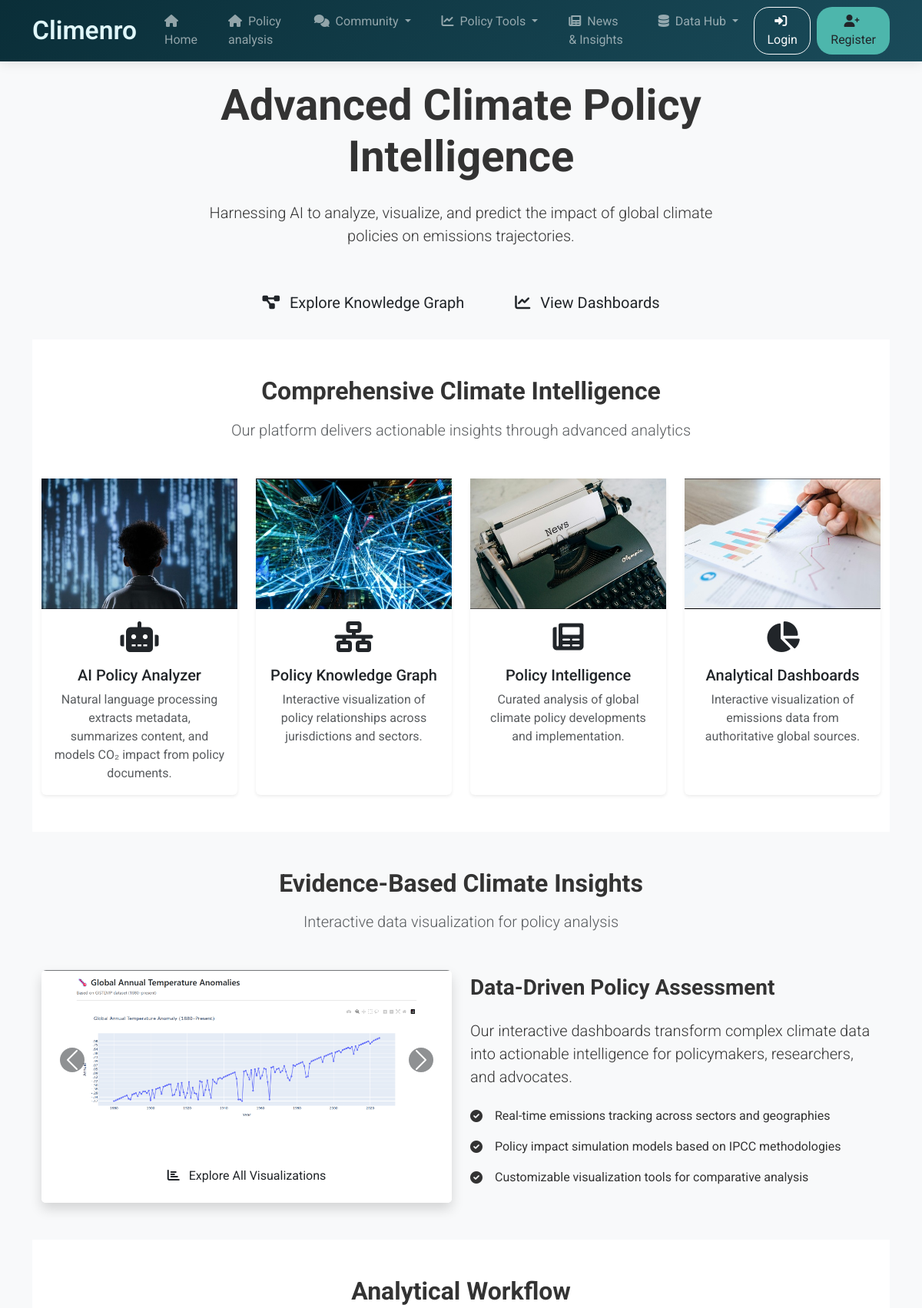
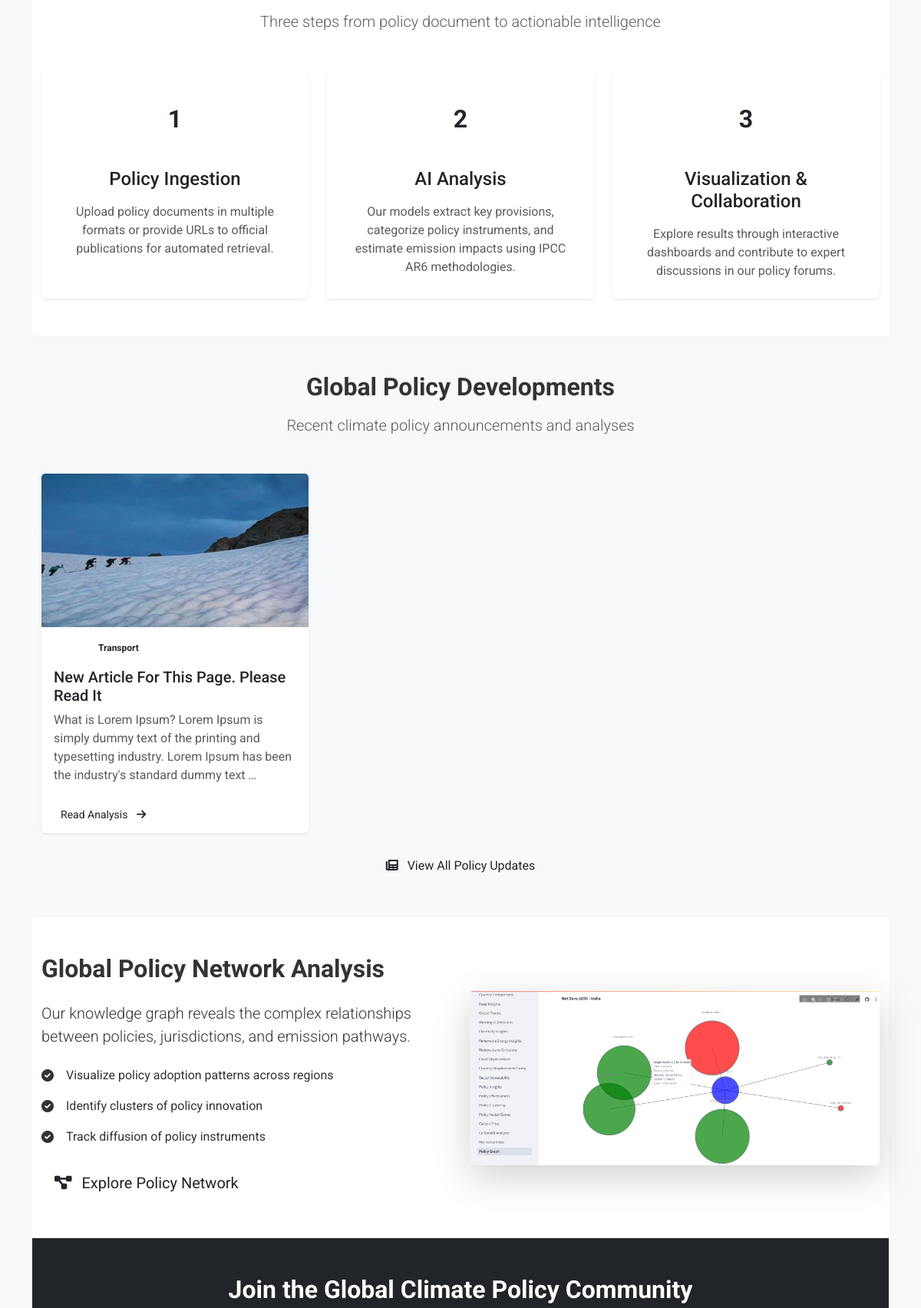
The page / (upper part) on the database its author committed (2 pictures, top to bottom).
### news/models.py (models this page shows, shortened)
class NewsArticle(models.Model):
    IMPACT_CHOICES = [
        ('High', 'High'),
        ('Medium', 'Medium'),
        ('Low', 'Low'),
    ]
    SECTOR_CHOICES = [
        ('Energy', 'Energy'),
        ('Transport', 'Transport'),
        ('Agriculture', 'Agriculture'),
        ('Industry', 'Industry'),
        ('Forestry', 'Forestry'),
        ('Water', 'Water'),
        ('Other', 'Other'),
    ]
    COUNTRY_CHOICES = [
        ('India', 'India'),
        ('USA', 'USA'),
        ('Canada', 'Canada'),
    ]
    title = models.CharField(max_length=200)
    cover_image = models.ImageField(upload_to='news_covers/', blank=True, null=True)
    content = models.TextField()
    country = models.CharField(max_length=100, choices=COUNTRY_CHOICES)
    sector = models.CharField(max_length=100, choices=SECTOR_CHOICES)
    impact = models.CharField(max_length=10, choices=IMPACT_CHOICES)
    created_at = models.DateTimeField(auto_now_add=True)
    posted_by = models.ForeignKey(User, on_delete=models.SET_NULL, null=True)

### forum/views.py (the view)
# urls.py: 2. Add a URL to urlpatterns:  path('', views.home, name='home')
def home(request):
    latest_news = NewsArticle.objects.order_by('-created_at')[:3]
    return render(request, 'forum/home.html', {'latest_news': latest_news})

### forum/templates/forum/home.html (shortened to what this page needs)
{% extends 'forum/base.html' %}
{% load static %}
{% block content %}
<section class="hero-section">
  <div class="container">
    <div class="row justify-content-center">
      <div class="col-lg-8 text-center">
        <h1 class="display-4 fw-bold mb-4">Advanced Climate Policy Intelligence</h1>
        <p class="lead mb-5" style="font-size: 1.25rem;">Harnessing AI to analyze, visualize, and predict the impact of global climate policies on emissions trajectories.</p>
        <div class="d-grid gap-3 d-sm-flex justify-content-sm-center">
          <a href="{% url 'policy_graph:graph_view' %}" class="btn btn-teal btn-lg px-4 gap-3">
            <i class="fas fa-project-diagram me-2"></i> Explore Knowledge Graph
          </a>
          <a href="{% url 'dashboard:emission_intelligence' %}" class="btn btn-teal btn-lg px-4">
            <i class="fas fa-chart-line me-2"></i> View Dashboards
          </a>
        </div>
      </div>
    </div>
  </div>
</section>
<br>
<section class="py-5 bg-white">
  <div class="container">
    <div class="text-center mb-5">
      <h2 class="fw-bold mb-3">Comprehensive Climate Intelligence</h2>
      <p class="text-muted lead">Our platform delivers actionable insights through advanced analytics</p>
    </div>
    <div class="row g-4">
      <div class="col-lg-3 col-md-6">
        <div class="feature-card card h-100 border-0 shadow-sm">
          <div class="card-img-container">
            <img src="{% static 'icons/ai.jpg' %}" class="img-fluid" alt="AI Policy Analyzer">
          </div>
          <div class="card-body text-center">
            <div class="mb-3">
              <i class="fas fa-robot text-teal fs-1"></i>
            </div>
            <h5 class="card-title">AI Policy Analyzer</h5>
            <p class="card-text text-muted">Natural language processing extracts metadata, summarizes content, and models CO₂ impact from policy documents.</p>
          </div>
        </div>
      </div>
      <div class="col-lg-3 col-md-6">
        <div class="feature-card card h-100 border-0 shadow-sm">
          <div class="card-img-container">
            <img src="{% static 'icons/graph.jpg' %}" class="img-fluid" alt="Policy Knowledge Graph">
          </div>
          <div class="card-body text-center">
            <div class="mb-3">
              <i class="fas fa-network-wired text-teal fs-1"></i>
            </div>
            <h5 class="card-title">Policy Knowledge Graph</h5>
            <p class="card-text text-muted">Interactive visualization of policy relationships across jurisdictions and sectors.</p>
          </div>
        </div>
      </div>
      <div class="col-lg-3 col-md-6">
        <div class="feature-card card h-100 border-0 shadow-sm">
          <div class="card-img-container">
            <img src="{% static 'icons/news.jpg' %}" class="img-fluid" alt="News & Articles">
          </div>
          <div class="card-body text-center">
            <div class="mb-3">
              <i class="fas fa-newspaper text-teal fs-1"></i>
            </div>
            <h5 class="card-title">Policy Intelligence</h5>
            <p class="card-text text-muted">Curated analysis of global climate policy developments and implementation.</p>
          </div>
        </div>
      </div>
      <div class="col-lg-3 col-md-6">
        <div class="feature-card card h-100 border-0 shadow-sm">
          <div class="card-img-container">
            <img src="{% static 'icons/dashboard.jpg' %}" class="img-fluid" alt="Data & Dashboards">
          </div>
          <div class="card-body text-center">
            <div class="mb-3">
              <i class="fas fa-chart-pie text-teal fs-1"></i>
            </div>
            <h5 class="card-title">Analytical Dashboards</h5>
            <p class="card-text text-muted">Interactive visualization of emissions data from authoritative global sources.</p>
          </div>
        </div>
      </div>
    </div>
  </div>
</section>
<section class="py-5 bg-light">
  <div class="container">
    <div class="text-center mb-5">
      <h2 class="fw-bold mb-3">Evidence-Based Climate Insights</h2>
      <p class="text-muted lead">Interactive data visualization for policy analysis</p>
    </div>
    <div class="row g-4 align-items-center">
      <div class="col-lg-6">
        <div class="card border-0 shadow">
          <div id="screenshotCarousel" class="carousel slide" data-bs-ride="carousel">
            <div class="carousel-inner rounded-top">
              <div class="carousel-item active">
                <img src="{% static 'images/growth_trend.png' %}" class="d-block w-100" alt="Growth Trends">
              </div>
            </div>
            <button class="carousel-control-prev" type="button" data-bs-target="#screenshotCarousel" data-bs-slide="prev">
              <span class="carousel-control-prev-icon bg-dark rounded-circle p-3"></span>
            </button>
            <button class="carousel-control-next" type="button" data-bs-target="#screenshotCarousel" data-bs-slide="next">
              <span class="carousel-control-next-icon bg-dark rounded-circle p-3"></span>
            </button>
          </div>
          <div class="card-footer bg-white border-0 text-center py-3">
            <a href="{% url 'dashboard:emission_intelligence' %}" class="btn btn-teal">
              <i class="fas fa-chart-bar me-2"></i> Explore All Visualizations
            </a>
          </div>
        </div>
      </div>
      <div class="col-lg-6">
        <h3 class="fw-bold mb-4">Data-Driven Policy Assessment</h3>
        <p class="lead mb-4">Our interactive dashboards transform complex climate data into actionable intelligence for policymakers, researchers, and advocates.</p>
        <ul class="list-unstyled">
          <li class="mb-3 d-flex">
            <i class="fas fa-check-circle text-teal mt-1 me-3"></i>
            <span>Real-time emissions tracking across sectors and geographies</span>
          </li>
          <li class="mb-3 d-flex">
            <i class="fas fa-check-circle text-teal mt-1 me-3"></i>
            <span>Policy impact simulation models based on IPCC methodologies</span>
          </li>
          <li class="mb-3 d-flex">
            <i class="fas fa-check-circle text-teal mt-1 me-3"></i>
            <span>Customizable visualization tools for comparative analysis</span>
          </li>
        </ul>
      </div>
    </div>
  </div>
</section>
<section class="py-5 bg-white">
  <div class="container">
    <div class="text-center mb-5">
      <h2 class="fw-bold mb-3">Analytical Workflow</h2>
      <p class="text-muted lead">Three steps from policy document to actionable intelligence</p>
    </div>
    <div class="row g-4">
      <div class="col-md-4 process-step">
        <div class="card h-100 border-0 shadow-sm">
          <div class="card-body text-center p-4">
            <div class="bg-teal-soft rounded-circle d-inline-flex align-items-center justify-content-center mb-4" style="width: 80px; height: 80px;">
              <span class="fs-2 fw-bold text-teal">1</span>
            </div>
            <h4 class="card-title mb-3">Policy Ingestion</h4>
            <p class="card-text text-muted">Upload policy documents in multiple formats or provide URLs to official publications for automated retrieval.</p>
          </div>
        </div>
      </div>
      <div class="col-md-4 process-step">
        <div class="card h-100 border-0 shadow-sm">
          <div class="card-body text-center p-4">
            <div class="bg-teal-soft rounded-circle d-inline-flex align-items-center justify-content-center mb-4" style="width: 80px; height: 80px;">
              <span class="fs-2 fw-bold text-teal">2</span>
            </div>
            <h4 class="card-title mb-3">AI Analysis</h4>
            <p class="card-text text-muted">Our models extract key provisions, categorize policy instruments, and estimate emission impacts using IPCC AR6 methodologies.</p>
          </div>
        </div>
      </div>
      <div class="col-md-4">
        <div class="card h-100 border-0 shadow-sm">
          <div class="card-body text-center p-4">
            <div class="bg-teal-soft rounded-circle d-inline-flex align-items-center justify-content-center mb-4" style="width: 80px; height: 80px;">
              <span class="fs-2 fw-bold text-teal">3</span>
            </div>
            <h4 class="card-title mb-3">Visualization & Collaboration</h4>
            <p class="card-text text-muted">Explore results through interactive dashboards and contribute to expert discussions in our policy forums.</p>
          </div>
        </div>
      </div>
    </div>
  </div>
</section>
<section class="py-5 bg-light">
  <div class="container">
    <div class="text-center mb-5">
      <h2 class="fw-bold mb-3">Global Policy Developments</h2>
      <p class="text-muted lead">Recent climate policy announcements and analyses</p>
    </div>
    <div class="row g-4">
      {% for article in latest_news %}
      <div class="col-lg-4 col-md-6">
        <div class="card h-100 border-0 shadow-sm feature-card">
          {% if article.cover_image %}
          <img src="{{ article.cover_image.url }}" class="card-img-top" alt="{{ article.title }}" style="height: 200px; object-fit: cover;">
          {% endif %}
          <div class="card-body">
            <div class="d-flex mb-3">
              <span class="badge bg-teal-soft text-teal me-2">{{ article.country }}</span>
              <span class="badge bg-gray-200 text-dark">{{ article.sector }}</span>
            </div>
            <h5 class="card-title">{{ article.title }}</h5>
            <p class="card-text text-muted">{{ article.content|truncatewords:25 }}</p>
          </div>
          <div class="card-footer bg-transparent border-0">
            <a href="{% url 'news_detail' article.id %}" class="btn btn-sm btn-teal">
              Read Analysis <i class="fas fa-arrow-right ms-2"></i>
            </a>
          </div>
        </div>
      </div>
      {% empty %}
      <div class="col-12 text-center py-4">
        <div class="alert alert-info">No recent articles available. Check back soon for updates.</div>
      </div>
      {% endfor %}
    </div>
    <div class="text-center mt-4">
      <a href="{% url 'news_feed' %}" class="btn btn-teal px-4">
        <i class="fas fa-newspaper me-2"></i> View All Policy Updates
      </a>
    </div>
  </div>
</section>
<section class="py-5 bg-white">
  <div class="container">
    <div class="row align-items-center">
      <div class="col-lg-6">
        <h2 class="fw-bold mb-4">Global Policy Network Analysis</h2>
        <p class="lead mb-4">Our knowledge graph reveals the complex relationships between policies, jurisdictions, and emission pathways.</p>
        <ul class="list-unstyled mb-4">
          <li class="mb-3 d-flex">
            <i class="fas fa-check-circle text-teal mt-1 me-3"></i>
            <span>Visualize policy adoption patterns across regions</span>
          </li>
          <li class="mb-3 d-flex">
            <i class="fas fa-check-circle text-teal mt-1 me-3"></i>
            <span>Identify clusters of policy innovation</span>
          </li>
          <li class="mb-3 d-flex">
            <i class="fas fa-check-circle text-teal mt-1 me-3"></i>
            <span>Track diffusion of policy instruments</span>
          </li>
        </ul>
        <a href="{% url 'policy_graph:graph_view' %}" class="btn btn-teal btn-lg">
          <i class="fas fa-project-diagram me-2"></i> Explore Policy Network
        </a>
      </div>
      <div class="col-lg-6">
        <div class="card border-0 shadow-lg">
          <img src="{% static 'images/impact_graph.png' %}" alt="Policy Graph" class="img-fluid rounded">
        </div>
      </div>
    </div>
  </div>
</section>
<section class="py-5 bg-dark text-white">
  <div class="container text-center">
    <h2 class="fw-bold mb-3">Join the Global Climate Policy Community</h2>
  </div>
</section>
{% endblock %}

### forum/templates/forum/base.html (style rules this page uses)
:root { --climenro-dark: #0a2e38; --climenro-medium: #1a4b5a; --climenro-accent: #4db6ac; --climenro-light: #e0f7fa; }
body { font-family: 'Roboto', sans-serif; background-color: #f8f9fa; color: #333; display: flex; flex-direction: column; min-height: 100vh; }
.container { flex: 1; }

### rows shown on the page
NewsArticle: cover_image (picture), sector "Transport", title "New Article For This Page. Please Read It", content "What is Lorem Ipsum? Lorem Ipsum is simply dummy text of the printing and typesetting industry. Lorem Ipsum has been the industry's standard dummy text …"
